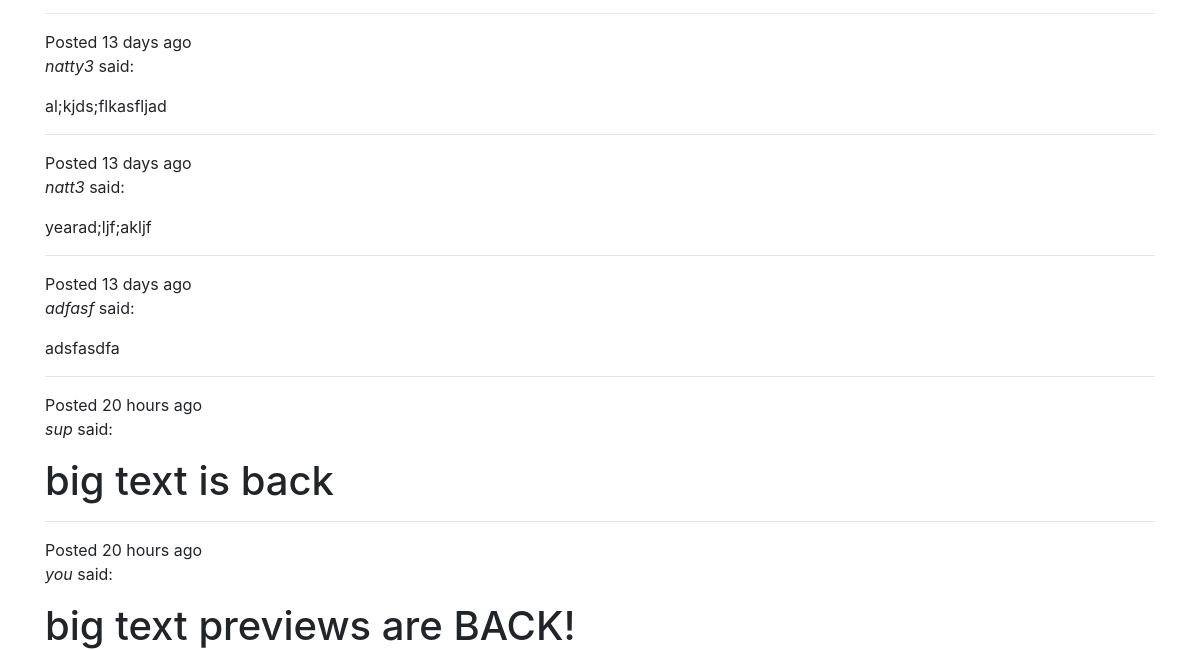
The page /guest-book (lower part) on the database as committed earlier.
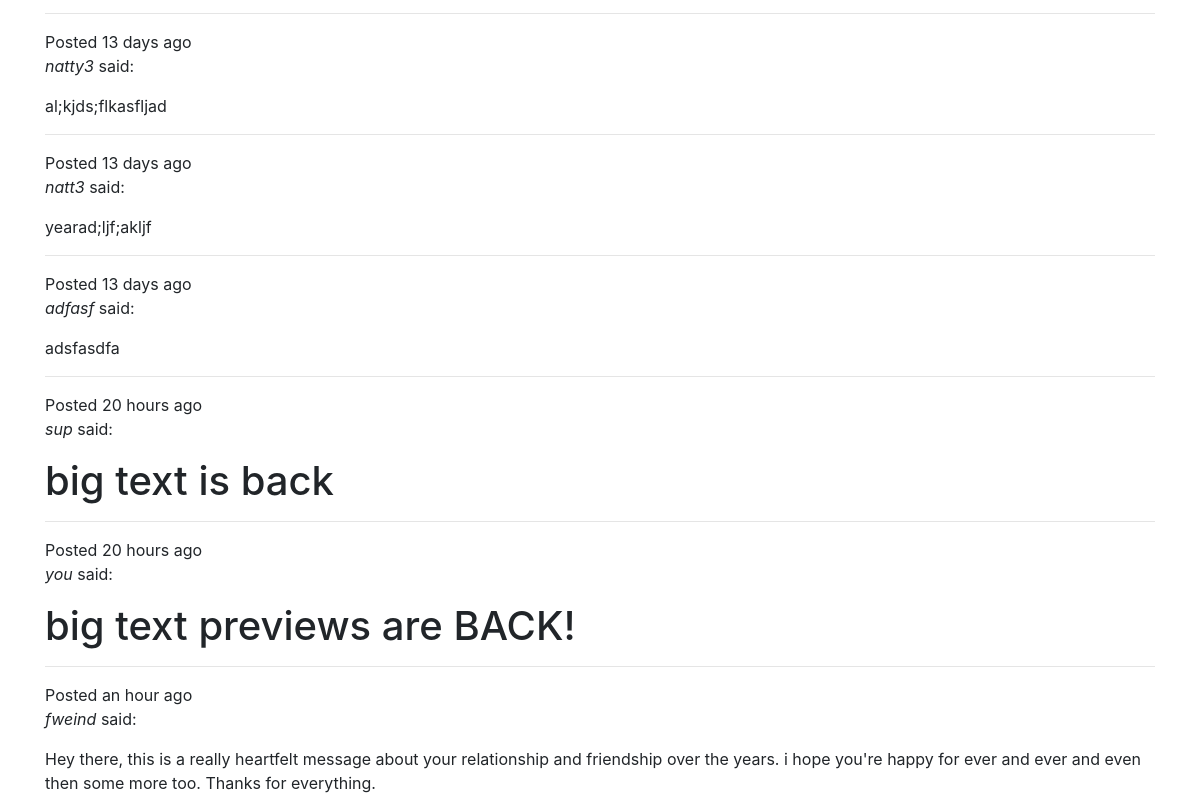
The same page on the database as committed later.
### boatparty/models.py (models this page shows, shortened)
class GuestBookPost(db.Model):
    id = db.Column(db.Integer, primary_key=True)
    posted_at = db.Column(db.DateTime, nullable=False, default=datetime.utcnow)
    name = db.Column(db.String(80), unique=True, nullable=False)
    post_md = db.Column(db.Text, unique=True, nullable=False)
    post_html = db.Column(db.Text, unique=True, nullable=False)

### boatparty/routes.py (the view, shortened to what this page needs)
@app.route('/guest-book', methods=['GET', 'POST'])
def guest_book():
    form = GuestBookForm()
    title = 'Guest Book'
    posts = GuestBookPost.query.all()
    return render_template('guest_book.html', title=title, form=form, posts=posts)

### boatparty/templates/guest_book.html (shortened to what this page needs)
{% extends 'base.html' %}
{% import 'bootstrap/wtf.html' as wtf %}
{% block app_content %}
<div>
    {% for post in posts %}
    <hr>
    <p>Posted {{ moment(post.posted_at).fromNow() }} <br>
        <i>{{ post.name }}</i> said:</p>
    {{ post.post_html | safe }}
    {% endfor %}
</div>
{% endblock %}

### boatparty/templates/base.html (shortened to what this page needs)
<!DOCTYPE html>
<html lang="en">
<head>
    <link rel="stylesheet" href="https://cdnjs.cloudflare.com/ajax/libs/twitter-bootstrap/4.1.3/css/bootstrap.min.css">
    <link rel="stylesheet" href="{{url_for('static', filename='css/style.css')}}">
</head>
<body>
    {% if title == 'Home' %}
    <div class="home-bg">
    </div>
    {% else %}
    <div class="container">
        {% block app_content %}{% endblock %}
    </div>
    {% endif %}
</body>
</html>

### boatparty/static/css/style.css (style rules this page uses)
body, html { height: 100%; }

Rows that differ between the two databases and show on the page:
added GuestBookPost: posted_at "an hour ago", name "fweind", post_html "Hey there, this is a really heartfelt message about your relationship and friendship over the years. i hope you're happy for ever and ever and even then some more too. Thanks for everything."
